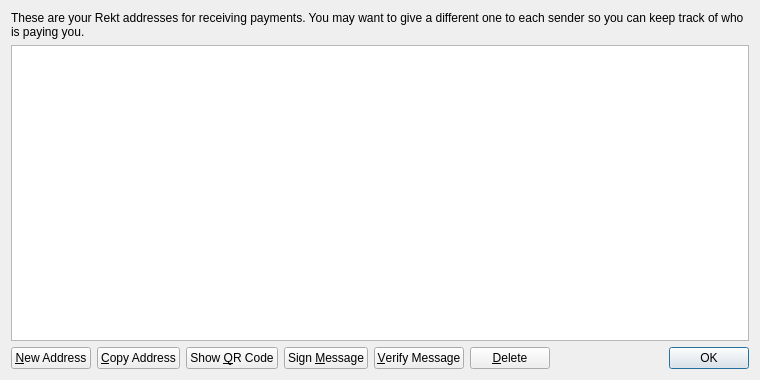
<?xml version="1.0" encoding="UTF-8"?>
<ui version="4.0">
 <class>AddressBookPage</class>
 <widget class="QWidget" name="AddressBookPage">
  <property name="geometry">
   <rect>
    <x>0</x>
    <y>0</y>
    <width>760</width>
    <height>380</height>
   </rect>
  </property>
  <property name="windowTitle">
   <string>Address Book</string>
  </property>
  <layout class="QVBoxLayout" name="verticalLayout">
   <item>
    <widget class="QLabel" name="labelExplanation">
     <property name="text">
      <string>These are your Rekt addresses for receiving payments. You may want to give a different one to each sender so you can keep track of who is paying you.</string>
     </property>
     <property name="textFormat">
      <enum>Qt::PlainText</enum>
     </property>
     <property name="wordWrap">
      <bool>true</bool>
     </property>
    </widget>
   </item>
   <item>
    <widget class="QTableView" name="tableView">
     <property name="contextMenuPolicy">
      <enum>Qt::CustomContextMenu</enum>
     </property>
     <property name="toolTip">
      <string>Double-click to edit address or label</string>
     </property>
     <property name="tabKeyNavigation">
      <bool>false</bool>
     </property>
     <property name="alternatingRowColors">
      <bool>true</bool>
     </property>
     <property name="selectionMode">
      <enum>QAbstractItemView::SingleSelection</enum>
     </property>
     <property name="selectionBehavior">
      <enum>QAbstractItemView::SelectRows</enum>
     </property>
     <property name="sortingEnabled">
      <bool>true</bool>
     </property>
     <attribute name="verticalHeaderVisible">
      <bool>false</bool>
     </attribute>
    </widget>
   </item>
   <item>
    <layout class="QHBoxLayout" name="horizontalLayout">
     <item>
      <widget class="QPushButton" name="newAddressButton">
       <property name="toolTip">
        <string>Create a new address</string>
       </property>
       <property name="text">
        <string>&amp;New Address</string>
       </property>
       <property name="icon">
        <iconset resource="../bitcoin.qrc">
         <normaloff>:/icons/add</normaloff>:/icons/add</iconset>
       </property>
      </widget>
     </item>
     <item>
      <widget class="QPushButton" name="copyToClipboard">
       <property name="toolTip">
        <string>Copy the currently selected address to the system clipboard</string>
       </property>
       <property name="text">
        <string>&amp;Copy Address</string>
       </property>
       <property name="icon">
        <iconset resource="../bitcoin.qrc">
         <normaloff>:/icons/editcopy</normaloff>:/icons/editcopy</iconset>
       </property>
      </widget>
     </item>
     <item>
      <widget class="QPushButton" name="showQRCode">
       <property name="text">
        <string>Show &amp;QR Code</string>
       </property>
       <property name="icon">
        <iconset resource="../bitcoin.qrc">
         <normaloff>:/icons/qrcode</normaloff>:/icons/qrcode</iconset>
       </property>
      </widget>
     </item>
     <item>
      <widget class="QPushButton" name="signMessage">
       <property name="toolTip">
        <string>Sign a message to prove you own a Rekt address</string>
       </property>
       <property name="text">
        <string>Sign &amp;Message</string>
       </property>
       <property name="icon">
        <iconset resource="../bitcoin.qrc">
         <normaloff>:/icons/edit</normaloff>:/icons/edit</iconset>
       </property>
      </widget>
     </item>
     <item>
      <widget class="QPushButton" name="verifyMessage">
       <property name="toolTip">
        <string>Verify a message to ensure it was signed with a specified Rekt address</string>
       </property>
       <property name="text">
        <string>&amp;Verify Message</string>
       </property>
       <property name="icon">
        <iconset resource="../bitcoin.qrc">
         <normaloff>:/icons/transaction_0</normaloff>:/icons/transaction_0</iconset>
       </property>
      </widget>
     </item>
     <item>
      <widget class="QPushButton" name="deleteButton">
       <property name="toolTip">
        <string>Delete the currently selected address from the list</string>
       </property>
       <property name="text">
        <string>&amp;Delete</string>
       </property>
       <property name="icon">
        <iconset resource="../bitcoin.qrc">
         <normaloff>:/icons/remove</normaloff>:/icons/remove</iconset>
       </property>
      </widget>
     </item>
     <item>
      <spacer name="horizontalSpacer">
       <property name="orientation">
        <enum>Qt::Horizontal</enum>
       </property>
       <property name="sizeHint" stdset="0">
        <size>
         <width>40</width>
         <height>20</height>
        </size>
       </property>
      </spacer>
     </item>
     <item>
      <widget class="QDialogButtonBox" name="buttonBox">
       <property name="sizePolicy">
        <sizepolicy hsizetype="Maximum" vsizetype="Fixed">
         <horstretch>0</horstretch>
         <verstretch>0</verstretch>
        </sizepolicy>
       </property>
       <property name="standardButtons">
        <set>QDialogButtonBox::Ok</set>
       </property>
      </widget>
     </item>
    </layout>
   </item>
  </layout>
 </widget>
 <resources>
  <include location="../bitcoin.qrc"/>
 </resources>
 <connections/>
</ui>
